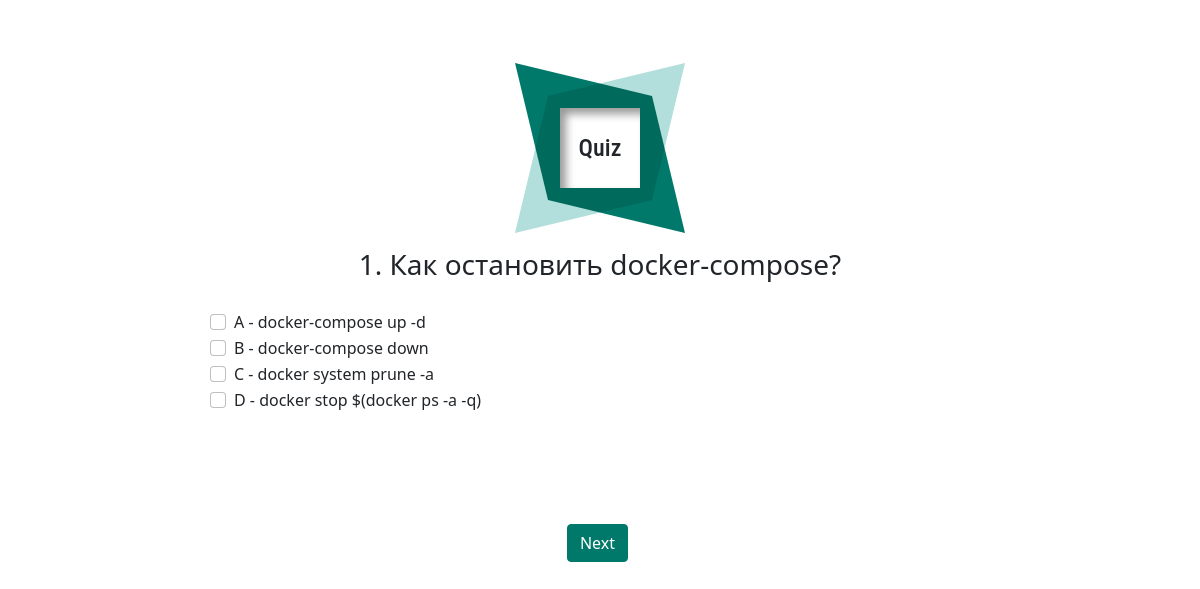
/question1, run on the app's committed database.
### main/models.py (models this page shows, shortened)
class Question(models.Model):
    title = models.TextField('Name')  # text of question

class Answers(models.Model):
    answer_A = models.TextField('description')
    answer_B = models.TextField('description')
    answer_C = models.TextField('description')
    answer_D = models.TextField('description')
    class Meta:
        verbose_name = 'Answer'
        verbose_name_plural = 'Answers'

### main/views.py (the view)
# urls.py: path('question1', views.question1, name='question1'),
def question1(request):
    if request.method == "POST":
        set_answer_user(request, 1)
        return redirect('question2')
    else:
        quiz = Question.objects.filter(id=1)
        answers = Answers.objects.filter(id=1)
        return render(request, 'main/questions/question1.html',
                      {'title': 'the first question', 'my_quiz': quiz[0], 'answers_db': answers[0]})

### main/templates/main/questions/question1.html (shortened to what this page needs)
{% extends 'main/questions/base.html' %}
{% block content %}
      <div>
            <h3>{{ my_quiz.title }}</h3>
        </div>
{% endblock %}
{% block form %}
    <form action="" method="post">
            <div class="container__checkbox">
                <div class="form-check">
                    <input class="form-check-input" type="checkbox" value="A"
                           id="a" name="answ">
                    <label class="form-check-label" for="a">{{ answers_db.answer_A }}</label>
                </div>
                <div class="form-check">
                    <input class="form-check-input" type="checkbox" value="B"
                           id="b" name="answ">
                    <label class="form-check-label" for="b">{{ answers_db.answer_B }}</label>
                </div>
                <div class="form-check">
                    <input class="form-check-input" type="checkbox" value="C"
                           id="c" name="answ">
                    <label class="form-check-label" for="c">{{ answers_db.answer_C }}</label>
                </div>
                <div class="form-check">
                    <input class="form-check-input" type="checkbox" value="D"
                           id="d" name="answ">
                    <label class="form-check-label" for="d">{{ answers_db.answer_D }}</label>
                </div>
            </div>
        <div class="btn__question1">
            <button type="submit" class="btn btn-success" name="form_type" value="formOne">Next</button>
        </div>
    </form>
{% endblock %}

### main/static/styles/questions.css (style rules this page uses)
form { width: 100%; }
.btn__question1 { padding-top: 10px; display: flex; justify-content: center; }
.container__checkbox { padding: 20px 0 100px; display: flex; flex-direction: column; margin-left: 150px; }
.btn-success { color: #fff; background-color: #00796B; border-color: #00796B; }
.btn-success:first-child { margin-right: 5px; }

### data on the page
Question: title "1. Как остановить docker-compose?"
Answers: answer_A "A - docker-compose up -d", answer_B "B - docker-compose down", answer_C "C - docker system prune -a", answer_D "D - docker stop $(docker ps -a -q)"
